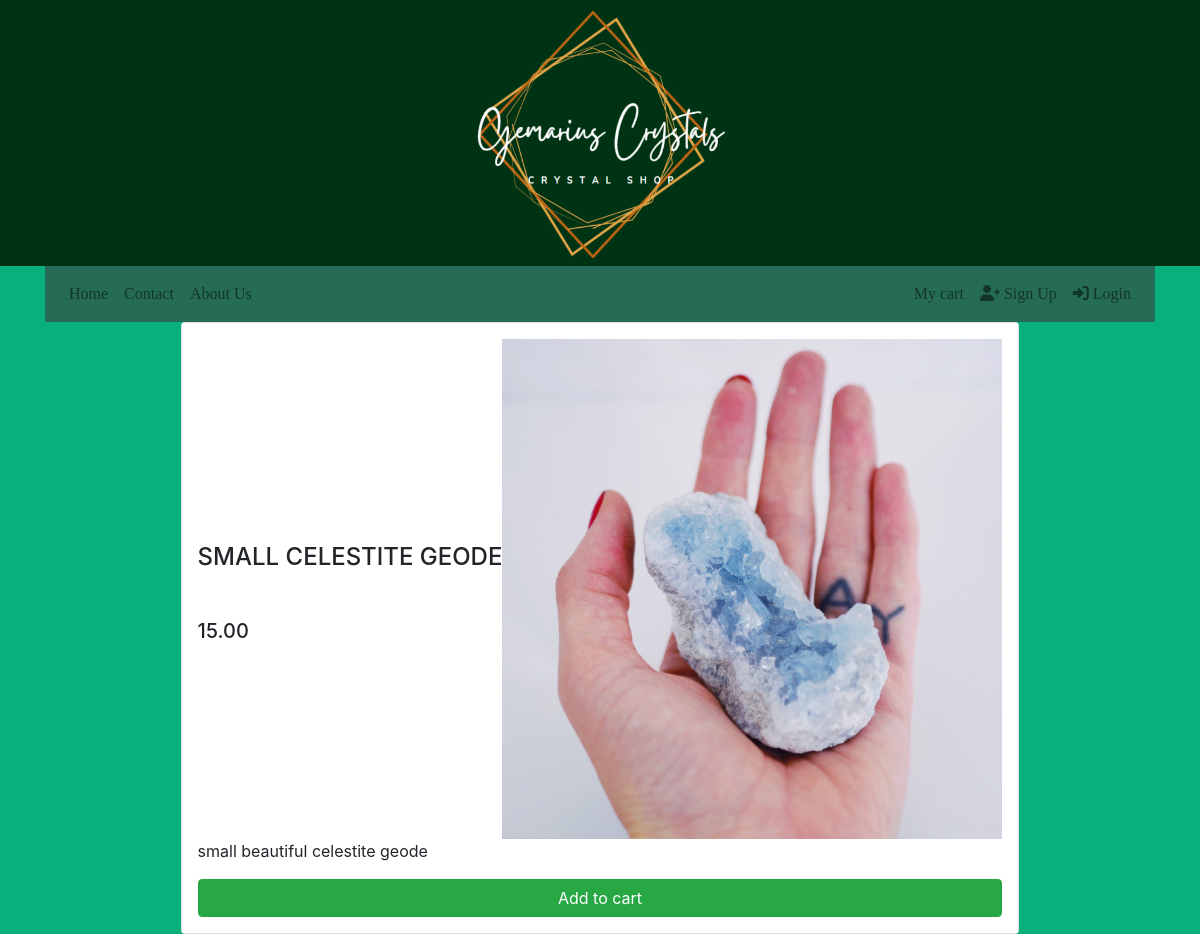
/Home/RandomProduct, run on the app's committed database.
### tables this page shows
CREATE TABLE `products` (
  `UPC` int(13) NOT NULL,
  `ProductName` varchar(50) NOT NULL,
  `ProductDescription` varchar(255) NOT NULL,
  `ProductPrice` decimal(10,2) NOT NULL,
  `ProductAmount` int(5) NOT NULL,
  `picture` varchar(255) NOT NULL
);

### app/controllers/Home.php (called while the page is built, shortened)
<?php
class Home extends Controller
{
    public function __construct()
    {
        $this->productsModel = $this->model('productsModel');
    }
    public function RandomProduct(){
            $numOfProduct = count($this->productsModel->getProducts());
            $randomProduct = rand(1,$numOfProduct);
            $productToSend = $this->productsModel->getProduct($randomProduct);
            $this->view('ClientSide/viewProduct',$productToSend);
    }
}

### app/core/app.php (called while the page is built, shortened)
<?php
    class App{
        protected $currentMethod = 'index';
        public function __construct()
        {
            $url = $this->parseURL();
            if(file_exists('../app/controllers/'.$url[0].'.php')){
                unset($url[0]);
            }
            $this->currentController = new $this->currentController;
            if(isset($url[1])){
                if(method_exists($this->currentController, $url[1])){
                    $this->currentMethod = $url[1];
                    unset($url[1]);
                }
            }
            $this->params = $url ? array_values($url) : [];
            call_user_func_array([$this->currentController, $this->currentMethod], $this->params);
        }
        public function parseURL(){
            if(isset($_GET['url'])){
                $url = rtrim($_GET['url'], '/');
                $url = filter_var($url, FILTER_SANITIZE_URL);
                $url = explode('/',$url);
                return $url;
            }
        }
    }

### public/index.php (called while the page is built, shortened)
<?php
    $init = new App;
?>

### app/core/Model.php (called while the page is built, shortened)
<?php
class Model
{
    private $host = DB_HOST;
    private $user = DB_USER;
    private $pass = DB_PASS;
    private $dbname = DB_NAME;
    private $dbh;
    private $stmt;
    public function __construct()
    {
        $dsn = 'mysql:host=' . $this->host . ';dbname=' . $this->dbname;
        $options = array(
            PDO::ATTR_PERSISTENT => true,
            PDO::ATTR_ERRMODE => PDO::ERRMODE_EXCEPTION
        );
        try {
            $this->dbh = new PDO($dsn, $this->user, $this->pass, $options);
        } catch (PDOException $e) {
            $this->error = $e->getMessage();
            echo $this->error;
        }
    }
    public function query($sql)
    {
        $this->stmt = $this->dbh->prepare($sql);
    }
    public function bind($param, $value, $type = null)
    {
        if (is_null($type)) {
            switch (true) {
                case is_int($value):
                    $type = PDO::PARAM_INT;
                    break;
            }
        }
        $this->stmt->bindValue($param, $value, $type);
    }
    public function execute()
    {
        return $this->stmt->execute();
    }
    public function getResultSet(){
        $this->execute();
        return $this->stmt->fetchAll(PDO::FETCH_OBJ);
    }
    public function getSingle(){
        $this->execute();
        return $this->stmt->fetch(PDO::FETCH_OBJ);
    }
}

### app/models/productsModel.php (called while the page is built, shortened)
<?php
    Class productsModel{
        public function __construct(){
            $this->db = new Model;
        }
        public function getProducts(){
            $this->db->query("SELECT * FROM products");
            return $this->db->getResultSet();
        }
        public function getProduct($UPC){
            $this->db->query("SELECT * FROM products WHERE UPC = :UPC");
            $this->db->bind(':UPC',$UPC);
            return $this->db->getSingle();
        }
    }
?>

### app/views/ClientSide/viewProduct.php (the view)
<?php require APPROOT . '/views/includes/header.php';
?>
<div class="height d-flex justify-content-center align-items-center">
    <div class="card p-3">
        <div class="d-flex justify-content-between align-items-center ">
            <div class="mt-2">
                <h4 class="text-uppercase"><?php echo $data->ProductName?></h4>
                <div class="mt-5">
                    <h5 class="text-uppercase mb-0"><?php echo $data->ProductPrice?></h5>
                </div>
            </div>
            <?php
                echo'<div class="image"><img src="'.URLROOT.'/public/img/'.$data->picture.'" width="500" height="500"></div>'
            ?>
        </div>
        <p><?php echo $data->ProductDescription?></p>
        <button id='addToCart' name='addToCart' class='btn btn-success'><?php echo "<a href='/TermProject/Home/AddCart/$data->UPC'>Add to cart </a>"?></button>
    </div>
</div>
<?php require APPROOT . '/views/includes/footer.php'; ?>

### public/css/style.css (style rules this page uses)
button > a { color: white; }

### data on the page
products: ProductName "SMALL CELESTITE GEODE", ProductPrice "15.00", picture (picture), ProductDescription "small beautiful celestite geode"
